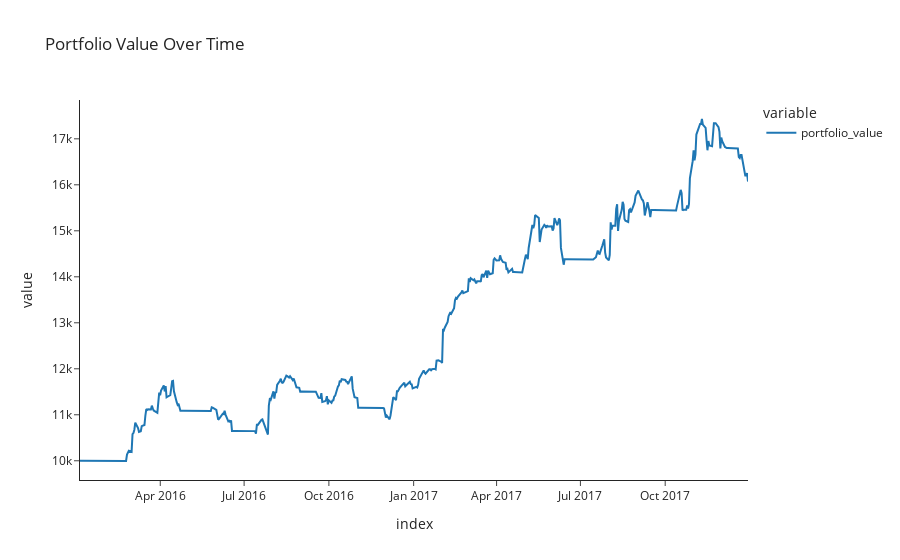

This figure's notebook cell:
### Markdown cell above
## STEP 4: PLOT THE PERFORMANCE

### Code cell
# Plot the performance
px.line(
    result.portfolio_value, 
    title = 'Portfolio Value Over Time',
    template='simple_white'
)

### Figure 1 — Plotly figure (JSON) as saved in the notebook; plotly's stock layout.template omitted (floating-point values rounded to 4 significant figures; data arrays with more than 128 entries replaced by an {"elided": "..."} marker saying what was removed)
{"data": [{"hovertemplate": "variable=portfolio_value<br>index=%{x}<br>value=%{y}<extra></extra>", "legendgroup": "portfolio_value", "line": {"color": "#1F77B4", "dash": "solid"}, "marker": {"symbol": "circle"}, "mode": "lines", "name": "portfolio_value", "orientation": "v", "showlegend": true, "type": "scatter", "x": {"elided": "503 str values"}, "xaxis": "x", "y": {"elided": "503 float values"}, "yaxis": "y"}], "layout": {"legend": {"title": {"text": "variable"}, "tracegroupgap": 0}, "title": {"text": "Portfolio Value Over Time"}, "xaxis": {"anchor": "y", "domain": [0, 1], "title": {"text": "index"}}, "yaxis": {"anchor": "x", "domain": [0, 1], "title": {"text": "value"}}}}
